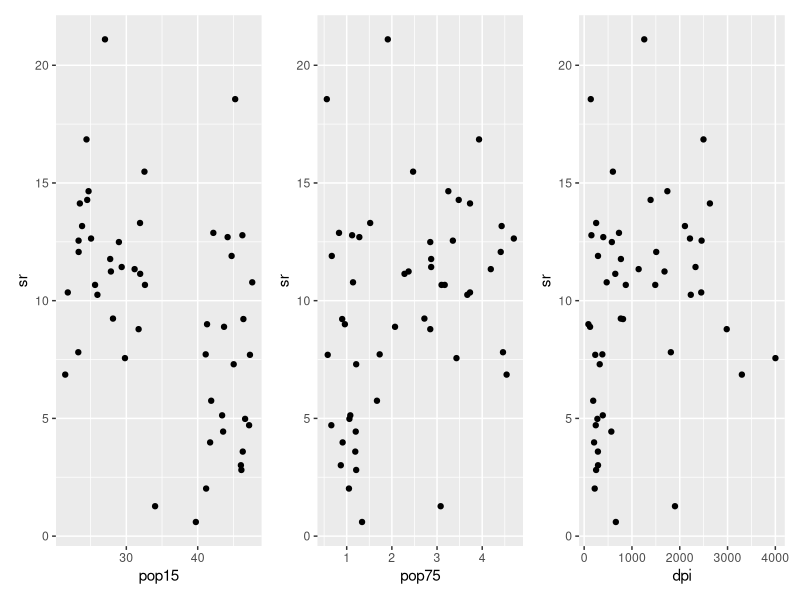
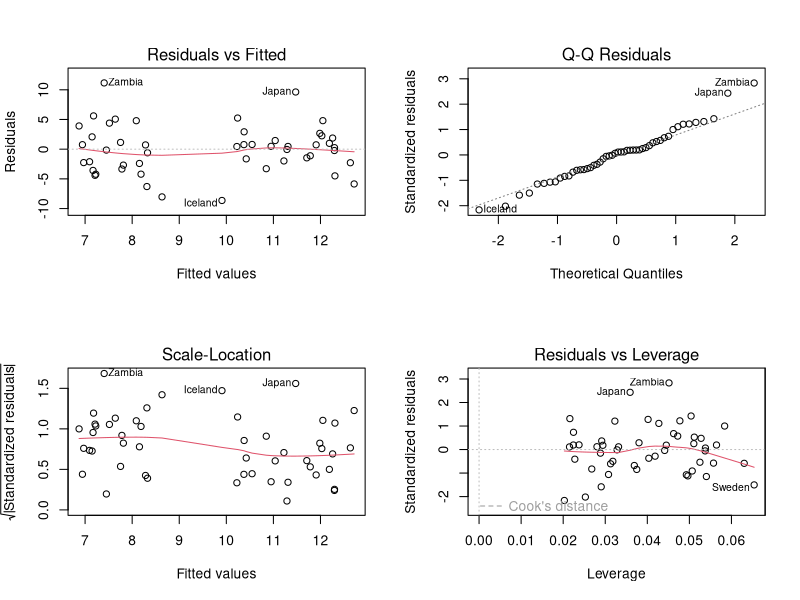
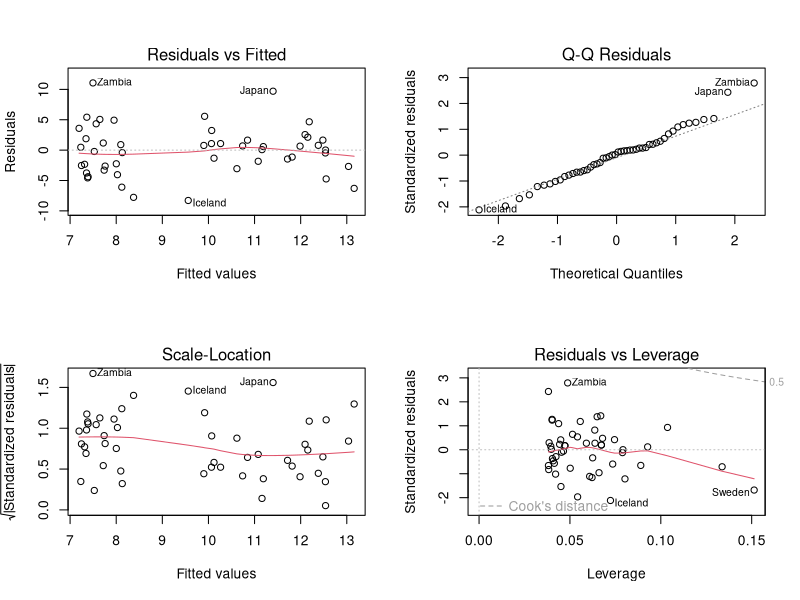
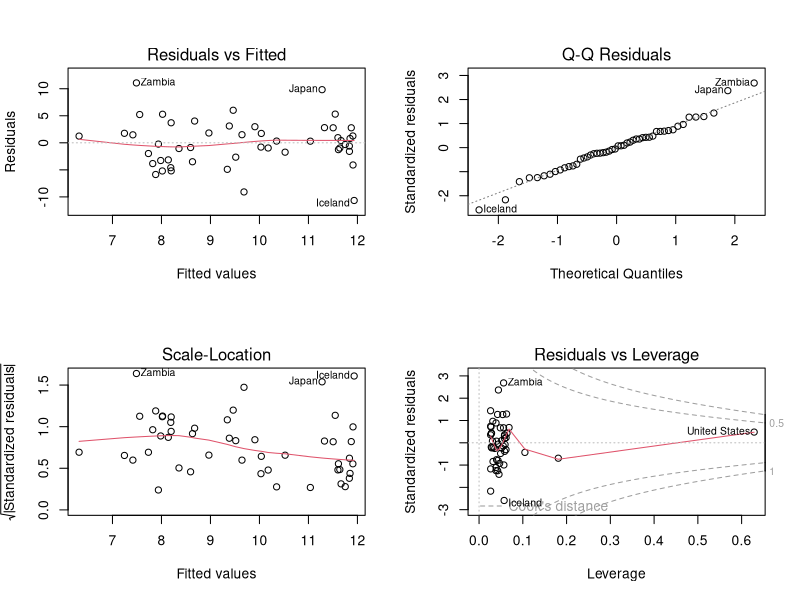
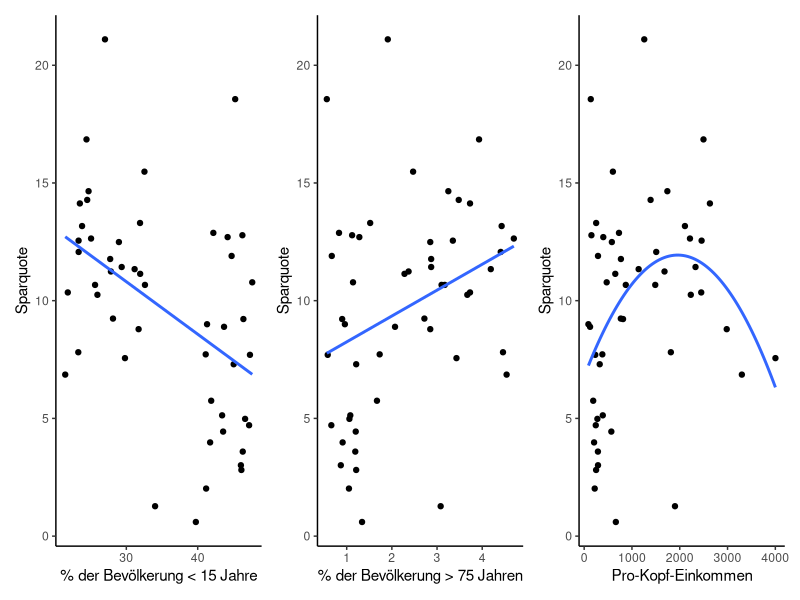

R code for these plots, in order:
## ---- chunk 1
DataUebung3 <- LifeCycleSavings
## ---- chunk 2
library(ggplot2)
library(patchwork)

## ---- chunk 3
p1 <- ggplot(LifeCycleSavings, aes(x = pop15, y = sr)) +
  geom_point()
p2 <- ggplot(LifeCycleSavings, aes(x = pop75, y = sr)) +
  geom_point()
p3 <- ggplot(LifeCycleSavings, aes(x = dpi, y = sr)) +
  geom_point()

p1+p2+p3

## ---- chunk 4


lm_pop15 <- lm(sr ~ pop15 , data = LifeCycleSavings ) # Einfaches lineares Modell
lm_q_pop15 <- lm(sr ~ pop15 + I(pop15^2),  data = LifeCycleSavings) # Modell mit quadratischem Term


lm_pop75 <- lm(sr ~ pop75, data = LifeCycleSavings ) # Einfaches lineares Modell
lm_q_pop75 <- lm(sr ~ pop75 + I(pop75^2),  data = LifeCycleSavings) # Modell mit quadratischem Term

lm_dpi <- lm(sr ~ dpi , data = LifeCycleSavings ) # Einfaches lineares Modell
lm_q_dpi <- lm(sr ~ dpi + I(dpi^2),  data = LifeCycleSavings) # Modell mit quadratischem Term


## ---- chunk 5
lm_pop15 |> summary()
lm_q_pop15 |> summary()
## ---- chunk 6
lm_pop75 |> summary() 
lm_q_pop75 |> summary() 
## ---- chunk 7
lm_dpi |> summary()
lm_q_dpi |> summary() 
## ---- chunk 8
# Residualplots
par(mfrow = c(2, 2))
plot(lm_pop15)
plot(lm_q_pop15)
plot(lm_q_dpi)
## ---- chunk 9

# Erstellen der Plots
p1 <- ggplot(LifeCycleSavings, aes(x = pop15, y = sr)) +
  geom_point() +
  geom_smooth(method = "lm", formula = y ~ x, se = FALSE) +
  labs(x = "% der Bevölkerung < 15 Jahre",
       y = "Sparquote") +
  theme_classic()

p2 <- ggplot(LifeCycleSavings, aes(x = pop75, y = sr)) +
  geom_point() +
  geom_smooth(method = "lm", formula = y ~ x, se = FALSE) +
  labs(x = "% der Bevölkerung > 75 Jahren",
       y = "Sparquote") +
  theme_classic()

p3 <- ggplot(LifeCycleSavings, aes(x = dpi, y = sr)) +
  geom_point() +
  geom_smooth(method = "lm", formula = y ~ x + I(x^2), se = FALSE) +
  labs(x = "Pro-Kopf-Einkommen",
       y = "Sparquote") +
  theme_classic()

p1 + p2 + p3

